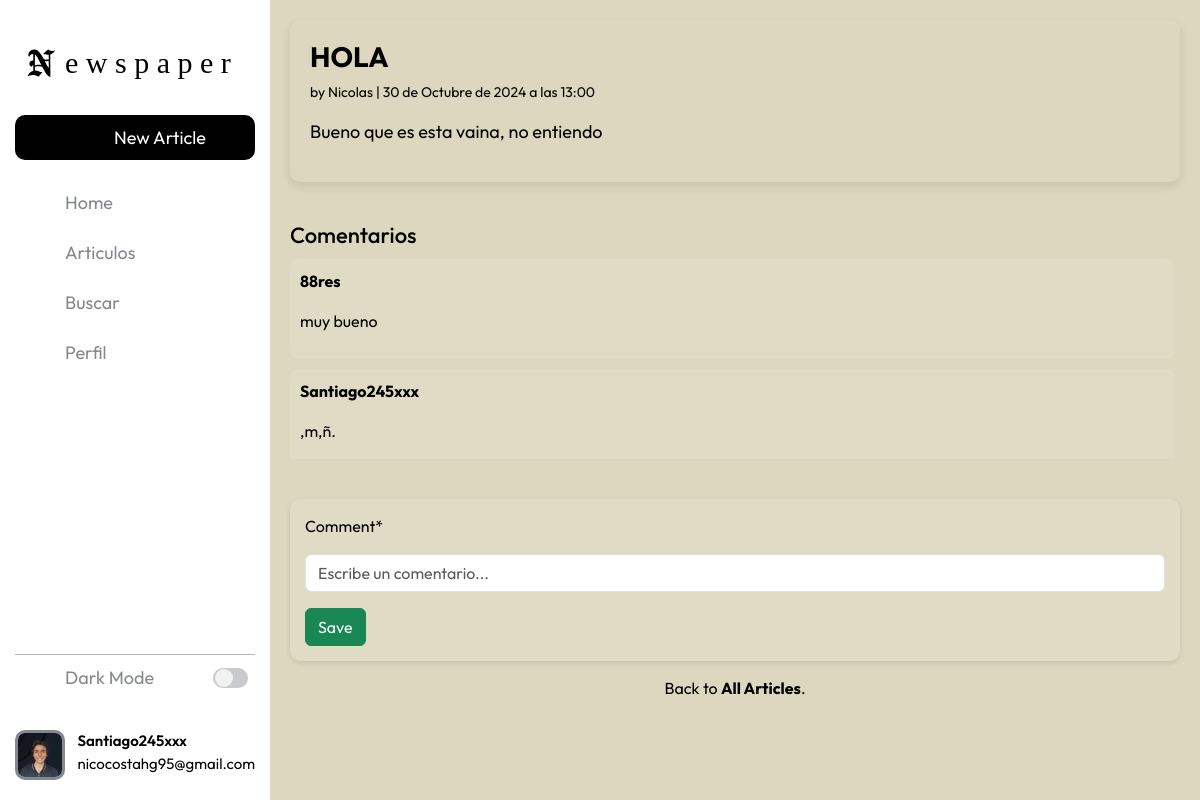
Before: /articles/4/ (signed in) with the older database file.
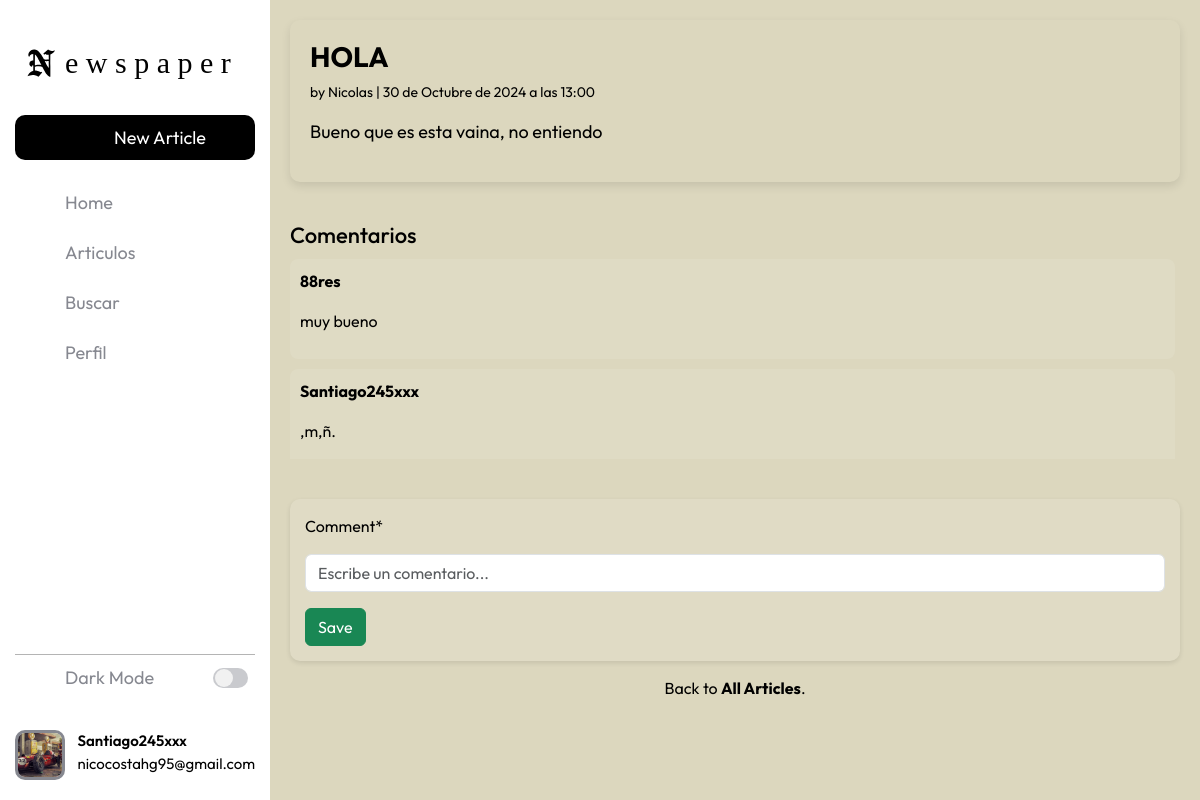
After: the same page with the newer database file.
### accounts/models.py (models this page shows, shortened)
class CustomUser(AbstractUser):
    age = models.PositiveIntegerField(null=True, blank=True)

class Profile(models.Model):
    user = models.OneToOneField(settings.AUTH_USER_MODEL, on_delete=models.CASCADE)
    profile_picture = models.ImageField(upload_to='profile_pics/', default='default.jpg')
    followers = models.ManyToManyField(settings.AUTH_USER_MODEL, related_name="followers", blank=True)

### articles/views.py (the view, shortened to what this page needs)
class ArticleDetailView(LoginRequiredMixin,View):
    def get(self,request,*args, **kwargs):
        view = CommentGet.as_view()
        return view(request,*args, **kwargs)

### articles/forms.py
class CommentForm(forms.ModelForm):
    class Meta:
        model = Comment
        fields = ("comment",)
    comment = forms.CharField(
        widget=forms.TextInput(attrs={'class': 'new-comment custom-form-control mt-2', 'placeholder': 'Escribe un comentario...'})
    )

### articles/models.py (called while the page is built)
    def __str__(self):
        return self.comment

### articles/views.py (called while the page is built)
    def get_context_data(self, **kwargs):
        context= super().get_context_data(**kwargs)
        context['form'] = CommentForm()
        return context

### templates/article_detail.html (shortened to what this page needs)
{% extends "base.html" %}
{% load crispy_forms_tags %}
{% block content %}
<div class="article-entry">
    <h2 class="article-title">{{ object.title }}</h2>
    <p class="article-meta">by {{ object.author }} | {{ object.date }}</p>
    <p class="article-content">{{ article.body }}</p>
</div>
<h4 class="comment-section-title">Comentarios</h4>
<div class="comment-list">
    {% for comment in article.comment_set.all %}
        <div class="comment fade-in">
            <p class="comment-author">{{ comment.author }}</p>
            <p class="comment-text">{{ comment }}</p>
        </div>
    {% empty %}
        <p class="no-comments">No comments yet. Be the first to comment!</p>
    {% endfor %}
</div>
<form action="" method="post" class="comment-form">
    {{ form|crispy }}
    <button class="btn btn-success ml-2" type="submit">Save</button>
</form>
<p class="back-link">Back to <a href="{% url 'article_list' %}">All Articles</a>.</p>
{% endblock content %}

### templates/base.html (shortened to what this page needs)
<!DOCTYPE html>
{% load static %}
<html lang="en">
    <head>
        <link rel="stylesheet" href="{% static 'css/base.css' %}">
        <link rel="stylesheet" href="{% static 'css/article_list.css' %}">
        <link rel="stylesheet" href="{% static 'css/update_profile_picture.css' %}">
        <link rel="stylesheet" href="{% static 'css/article_edit.css' %}">
        <link rel="stylesheet" href="{% static 'css/profile.css' %}">
        <link rel="stylesheet" href="{% static 'css/home.css' %}">
        <link rel="stylesheet" href="{% static 'css/detail.css' %}">
        <link rel="stylesheet" href="{% static 'css/comment_edit.css' %}">
        <link rel="stylesheet" href="{% static 'css/article_new.css' %}">
        <link rel="stylesheet" href="{% static 'css/password_change.css' %}">
        <link rel="stylesheet" href="{% static 'css/password_change_successful.css' %}">
        <link rel="stylesheet" href="{% static 'css/login.css' %}">
        <link rel="stylesheet" href="{% static 'css/signup.css' %}">
        <link rel="stylesheet" href="{% static 'css/delete_article.css' %}">
        {% load bootstrap5 %}
        {% bootstrap_css %}
    </head>
    <body>
        <div class="barra-lateral">
            <div>
                <div class="nombre-pagina">
                    <span>e w s p a p e r</span>
                </div>
                    <a class="boton" href="{% url 'article_new' %}">
                        <span>New Article</span>
                    </a>
            </div>
            <nav class="navegacion">
                <ul>
                    <li>
                        <a href="{% url 'home' %}">
                            <span>Home</span>
                        </a>
                    </li>
                    {% if user.is_authenticated %}
                    <li>
                        <a href="{% url 'article_list' %}">
                            <span>Articulos</span>
                        </a>
                    </li>
                    <li>
                        <a href="#" id="search-link">
                            <span>Buscar</span>
                        </a>
                    </li>
                    <li>
                        <a href="{% url 'profile' username=user.username %}">
                            <span>Perfil</span>
                        </a>
                    </li>
                    {% endif %}
                </ul>
            </nav>
            <div>
                <div class="linea"></div>
                <div class="modo-oscuro">
                    <div class="info">
                        <span>Dark Mode</span>
                    </div>
                    <div class="switch">
                        <div class="base">
                            <div class="circulo">
                            </div>
                        </div>
                    </div>
                </div>
                {% if user.is_authenticated %}
                    <a href="{% url 'profile' username=user.username %}" class="usuario">
                        {% if user.profile.profile_picture %}
                            <img src="{{ user.profile.profile_picture.url }}" alt="Foto de perfil" width="100">
                        {% else %}
                            <img src="/media/profile_pics/default.jpg" alt="Foto de perfil predeterminada" width="100">
                        {% endif %}
                        <div class="info-usuario">
                            <div class="nombre-email">
                                <span class="nombre">{{ user.username }}</span>
                                <span class="email">{{ user.email }}</span>
                            </div>
                        </div>
                    <a>
                {% endif %}
            </div>
        </div>
        <main>
            <section class="contenido">
                {% block content %}
                {% endblock content %}
            </section>
        </main>
    </body>
</html>

Changed rows visible on the page:
changed CustomUser "Santiago245xxx": profile.profile_picture: a different picture
